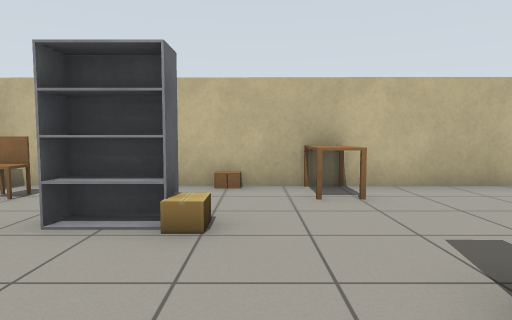
[1] (above)

18 first-person views from a walk through a world built for the Gazebo simulator. The camera is 0.9 m above the floor, tilts 4° down and sees 75° across. The floor is counted in squares, 1 m on a side. Each view is taken from the middle of a square. On the plan, view 1 faces up. The plan holds only what a view shows up to about 12 squares ahead; the rest is blank. Robots are left out. Simple patterns stand in for the simulator's built-in surfaces. Some stock models are drawn as simple stand-ins. Some surface patterns are stand-ins.

[2]
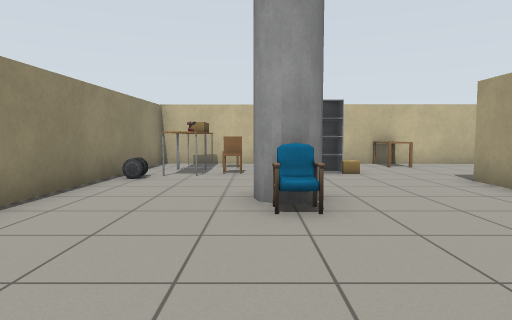

[3]
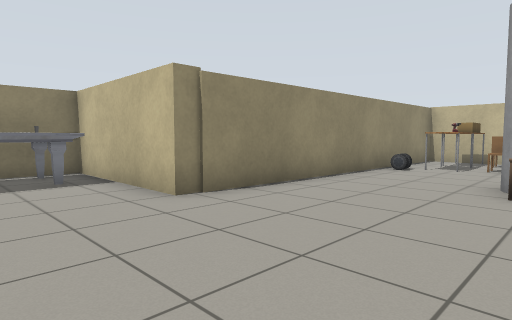

[4]
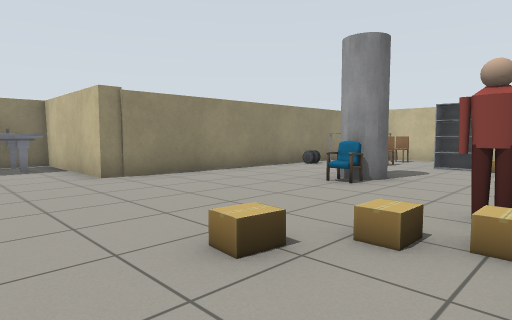

[5]
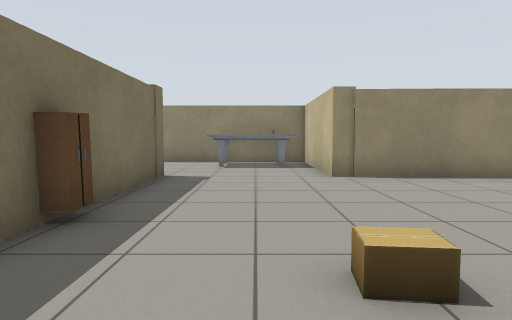

[6]
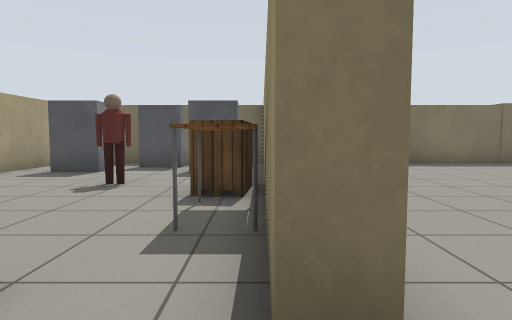

[7]
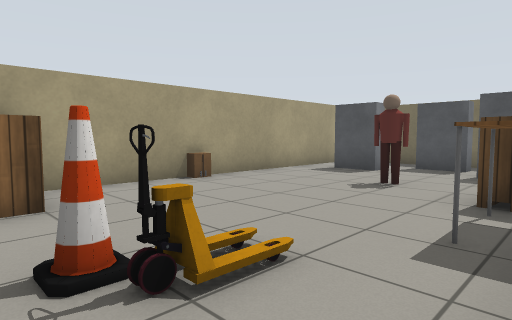

[8]
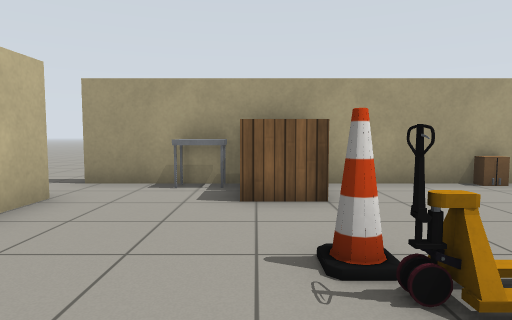

[9]
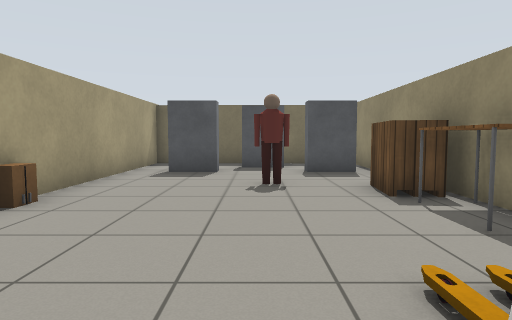

[10]
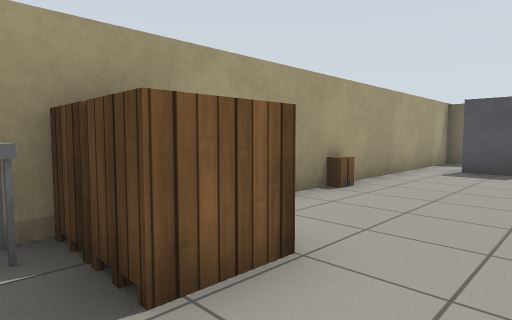

[11]
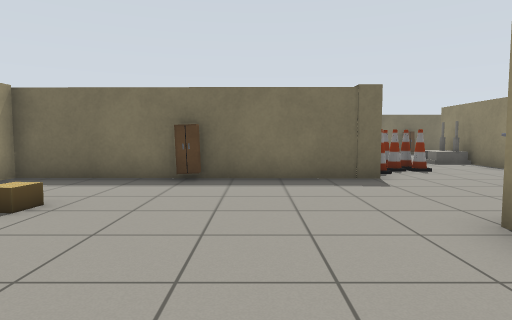

[12]
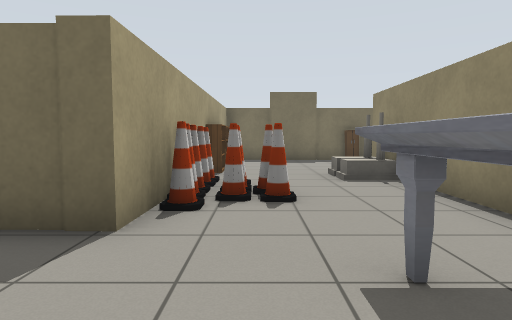

[13]
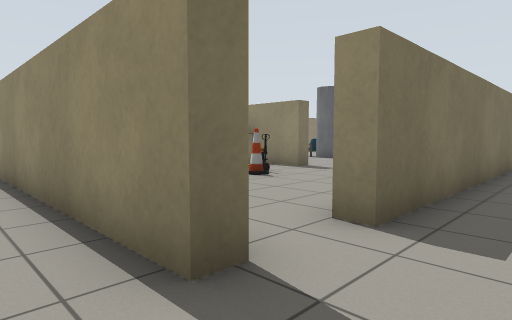

[14]
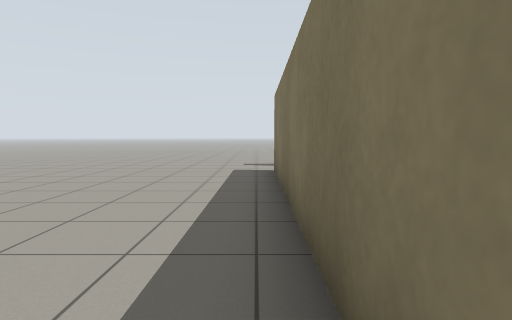

[15]
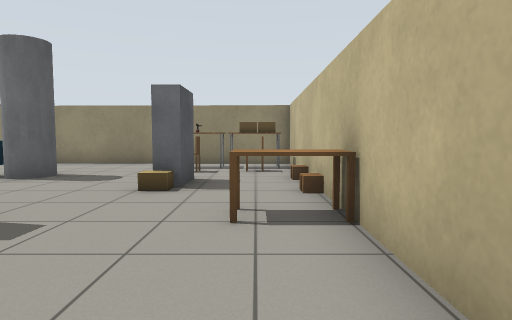

[16]
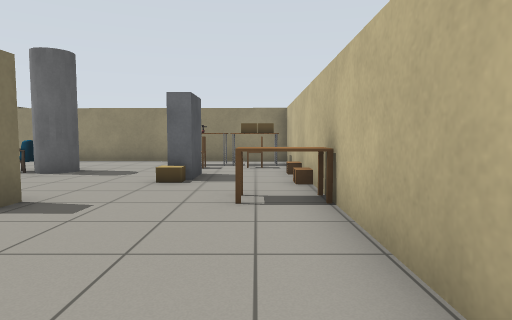

[17]
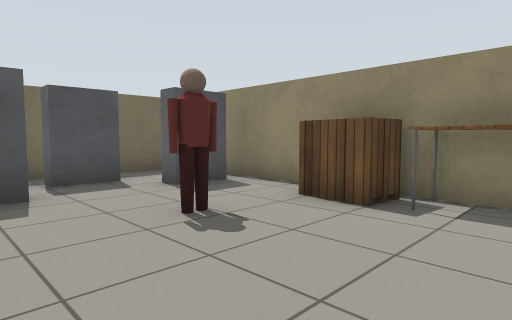

[18]
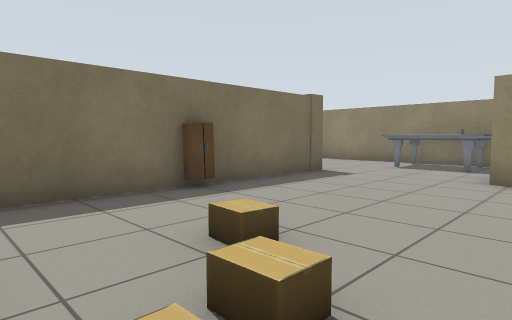

### Floor plan
Points are (right, up) in squares from view 1. A wall is a line through its corners. A room is listed if a view was taken in it or the views show most of it. See-through windows are left out.
Room 1 (views 1, 2, 3, 4, 5, 6, 7, 8, 9, 10, 11, 12, 14, 15, 16, 17, 18)
walls: (1.4, 0.7) (1.4, 1.8) (1.9, 1.7) (1.8, -7.8); (1.7, -8.2) (8.4, -8.3) (8.4, 1.4); (-2.4, 6.1) (-6.1, 6.1) (-6.4, -4.3) (-10.9, -4.3) (-11.1, -13.9); (-2.4, -8.2) (1.3, -8.2); (0.4, 6.6) (6.8, 6.5) (6.8, 6) (0.4, 6.1); (-6.8, -8.2) (-3.6, -8.2); (8.4, 4.6) (8.4, 6.3); (-6.8, -13.4) (-6.8, -12.3)
ways out: opening at (-9, -14) to room 2; opening at (9, 7.5) to room 2
objects: house (-10, -13); house (-10, -12); marble table (-10, -7) to (-9, -5); other object (-8, -11); cone (-8, -10); cone (-7, -12); cone (-7, -11); cone (-7, -10); cone (-7, -9); other object (-6, 2); other object (-5, 3); table (-5, 4); cardboard box (-5, 5); chair (-4, 3); chair (-4, 5); chair (-3, -1) to (-2, -1); grey cylinder (-3, 0) to (-2, 0); shelf (-2, 3); cabinet (-2, 6); cardboard box (-1, -5); cardboard box (-1, 3); cabinet (-1, 6) to (0, 6); cardboard box (0, -4); person (0, -3); cardboard box (1, -4); other object (1, 5); table (2, -1) to (3, 0); shelf (3, -6); pallet (3, -3) to (3, -2); shelf (4, -7) to (5, -7); pallet (4, 2); cone (4, 3); person (5, -3); shelf (6, -6) to (7, -6); pallet (7, 2) to (7, 3); cabinet (8, -1); pallet (8, 2) to (8, 3); other object (8, 4)
Room 2 (view 13)
walls: (-3.6, -8.2) (-2.4, -8.2); (8.4, 6.3) (8.9, 6.3) (8.9, -0.9)
ways out: opening at (-9, -14) to room 1; opening at (9, 7.5) to room 1
objects: other object (-7, -15); bookshelf (-7, -14); cabinet (-3, -8)

Where each view was taken, in squares from view 1:
view 1: 0 up, 0 right, facing up
view 2: 5 down, 3 left, facing up
view 3: 7 down, 2 left, facing up-left
view 4: 7 down, 1 right, facing up-left
view 5: 6 down, 1 right, facing left
view 6: 3 up, 2 right, facing down
view 7: 3 up, 2 right, facing down-right
view 8: 3 up, 2 right, facing right
view 9: 3 up, 5 right, facing down
view 10: 4 up, 5 right, facing down-right
view 11: 1 down, 4 left, facing down
view 12: 5 down, 8 left, facing down
view 13: 8 up, 10 right, facing down-left
view 14: 7 up, 2 left, facing right
view 15: 5 up, 5 right, facing left
view 16: 5 up, 6 right, facing left
view 17: 0 up, 7 right, facing down-left
view 18: 3 down, 1 right, facing down-left
